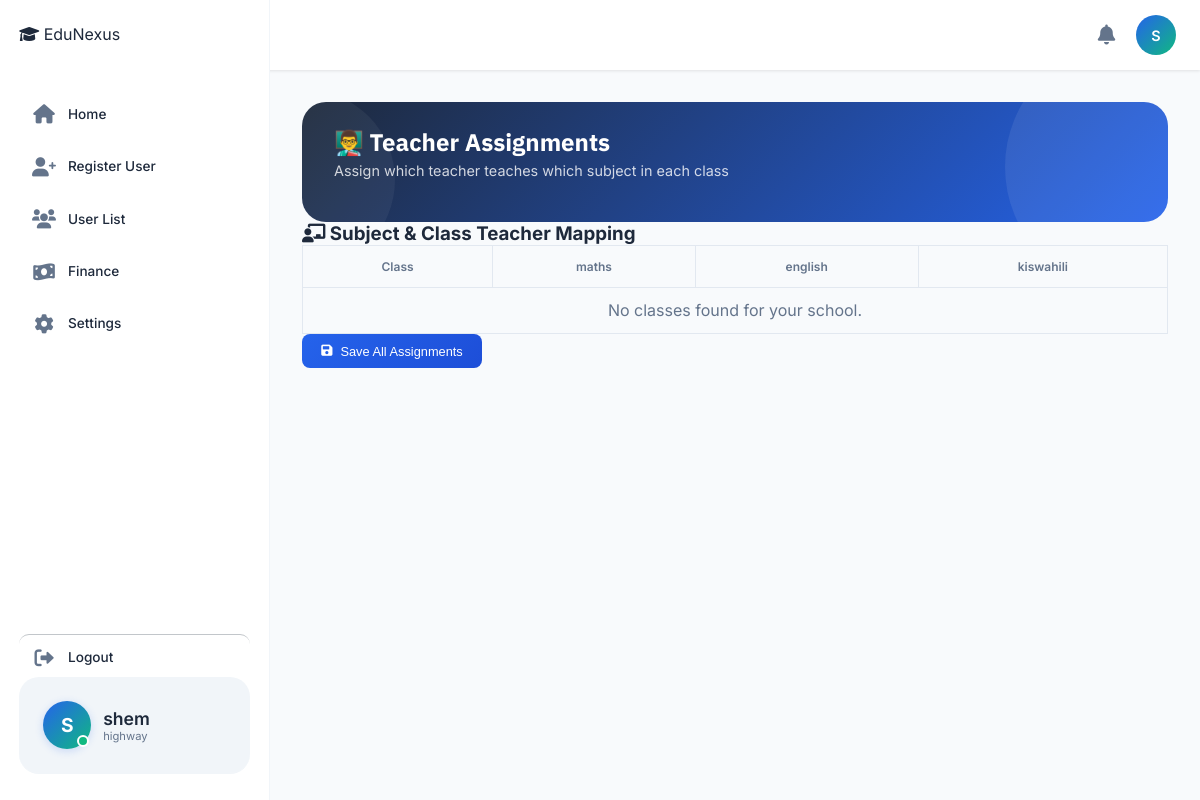
Page /allocations/ (signed in) on the committed database.
### accounts/models.py (models this page shows, shortened)
class User(AbstractUser):
    ROLE_CHOICES = (
        ('SUPER_ADMIN', 'super_Admin'),
        ('ADMIN', 'admin'),
        ('HEAD_TEACHER', 'Head Teacher'),
        ('BURSAR','Bursar'),
        ('SECRETARY', 'Secretary'),
        ('TEACHER', 'teacher'),
        ('STUDENT', 'student'),
        ('PARENT', 'parent')
    )
    objects = UserManager()
    login_id = models.CharField(max_length=100, unique=True, null=True, blank=True)
    admin_id = models.CharField(max_length=20, blank=True, null=True)
    role = models.CharField(max_length=20, choices=ROLE_CHOICES, default='STUDENT')
    is_approved = models.BooleanField(default=False)
    school = models.ForeignKey('School', on_delete=models.SET_NULL, null=True, blank=True, related_name='users')
    phone_number = models.CharField(max_length=15, unique=True, null=True, blank=True)
    id_number = models.CharField(max_length=20, blank=True, null=True)
    admission_number = models.CharField(max_length=20, blank=True, null=True)
    tsc_number = models.CharField(max_length=20, blank=True, null=True)
    is_first_login = models.BooleanField(default=True)

class School(models.Model):
    name = models.CharField(max_length=200)
    code = models.CharField(max_length=20, unique=True)
    email = models.EmailField()
    phone = models.CharField(max_length=15)
    address = models.TextField(blank=True, null=True)
    logo = models.ImageField(upload_to='school_logos/', blank=True, null=True)
    is_active = models.BooleanField(default=True)
    created_at = models.DateTimeField(auto_now_add=True)
    created_by = models.ForeignKey('User', on_delete=models.SET_NULL, null=True, blank=True, related_name='created_schools')
    class Meta:
        ordering = ['name']

### academic/models.py (models this page shows, shortened)
class Subject(models.Model):
    name = models.CharField(max_length=100)
    code = models.CharField(max_length=20, unique=True)
    description = models.TextField(blank=True, null=True)
    teacher = models.ForeignKey(
        'accounts.User',
        on_delete=models.SET_NULL,
        null=True,
        blank=True,
        limit_choices_to={'role': 'TEACHER'},
        related_name='subjects_taught'
    )

### academic/views.py (the view, shortened to what this page needs)
# urls.py: path('allocations/', views.subject_allocations, name='subject_allocations'),
def subject_allocations(request):
    if request.user.role not in ['ADMIN', 'HEAD_TEACHER']:
        messages.error(request, "Only Head Teacher can manage subject allocations.")
        return redirect('dashboard')
    school = request.user.school
    classrooms = Classroom.objects.filter(school=school)
    subjects = Subject.objects.all()
    teachers = Teacher.objects.filter(school=school)
    allocation_map = {}
    allocations = SubjectAllocation.objects.filter(school=school)
    for alloc in allocations:
        key = f"{alloc.classroom.id}_{alloc.subject.id}"
        allocation_map[key] = str(alloc.teacher.id)  # Store as string for comparison
    context = {
        'classrooms': classrooms,
        'subjects': subjects,
        'teachers': teachers,
        'allocation_map': allocation_map,
    }
    return render(request, 'academic/subject_allocations.html', context)

### finance/models.py (called while the page is built, shortened)
    def can_access_system(self):
        if self.status == 'ACTIVE':
            return True

### academic/templates/academic/subject_allocations.html (shortened to what this page needs)
{% extends 'base.html' %}
{% load static %}
{% block content %}
<div class="dashboard-header">
    <h1>👨‍🏫 Teacher Assignments</h1>
    <p>Assign which teacher teaches which subject in each class</p>
</div>
<div class="modern-card">
    <div class="card-header-modern">
        <h3><i class="fas fa-chalkboard-user"></i> Subject & Class Teacher Mapping</h3>
    </div>
    <form method="POST">
        <div class="table-responsive">
            <table class="allocation-table">
                <thead>
                    <tr>
                        <th>Class</th>
                        {% for subject in subjects %}
                            <th>{{ subject.name }}</th>
                        {% endfor %}
                    </tr>
                </thead>
                <tbody>
                    {% for classroom in classrooms %}
                    <tr>
                        <td class="class-cell"><strong>{{ classroom.name }} {% if classroom.stream %}({{ classroom.stream }}){% endif %}</strong></td>
                        {% for subject in subjects %}
                            {% with key=classroom.id|stringformat:"i"|add:"_"|add:subject.id|stringformat:"i" %}
                            <td>
                                <select name="teacher_{{ classroom.id }}_{{ subject.id }}" class="teacher-select">
                                    <option value="">-- Not Assigned --</option>
                                    {% for teacher in teachers %}
                                        <option value="{{ teacher.id }}">{{ teacher.name }}</option>
                                    {% endfor %}
                                </select>
                            </td>
                            {% endwith %}
                        {% endfor %}
                    </tr>
                    {% empty %}
                    <tr><td colspan="{{ subjects|length|add:1 }}" class="empty-state">No classes found for your school.</td></tr>
                    {% endfor %}
                </tbody>
            </table>
        </div>
        <div class="form-actions">
            <button type="submit" class="btn-primary"><i class="fas fa-save"></i> Save All Assignments</button>
        </div>
    </form>
</div>
{% endblock %}

### templates/base.html (shortened to what this page needs)
{% load static %}
{% load pwa %}
<!DOCTYPE html>
<html lang="en">
<head>
    <link rel="stylesheet" href="{% static 'css/style.css' %}">
    <link rel="stylesheet" href="https://cdnjs.cloudflare.com/ajax/libs/font-awesome/6.0.0-beta3/css/all.min.css">
</head>
<body>
    <nav class="top-nav">
        <div class="nav-left">
            <div class="logo-small">
            </div>
        </div>
        <div class="nav-right">
            <div class="notification-badge" id="notificationBell">
                <i class="fas fa-bell"></i>
            </div>
            <div class="profile-icon" id="profileIconBtn">
                <a href="{% url 'profile' %}" class="profile-icon" id="profileIconBtn" style="text-decoration: none;">
                <div class="avatar-circle">
                    {{ request.user.first_name|first|default:request.user.username|first|upper }}
                </div>
            </a>
            </div>
        </div>
    </nav>
<aside class="sidebar" id="sidebar">
    <div class="sidebar-header">
        <div class="logo">
            <i class="fas fa-graduation-cap"></i>
            <span>EduNexus</span>
        </div>
    </div>
    <nav class="sidebar-nav">
        <ul class="sidebar-menu">
            <li class="menu-item {% if request.resolver_match.url_name == 'dashboard' %}active{% endif %}"
                data-url="{% url 'dashboard' %}">
                <i class="fas fa-home"></i>
                <span>Home</span>
            </li>
            {% if request.user.role == 'ADMIN' %}
                <li class="menu-item" data-url="{% url 'register_page' %}">
                    <i class="fas fa-user-plus"></i>
                    <span>Register User</span>
                </li>
                <li class="menu-item" data-url="{% url 'user_list' %}">
                    <i class="fas fa-users"></i>
                    <span>User List</span>
                </li>
                <li class="menu-item" data-url="{% url 'payement_detail' %}">
                    <i class="fas fa-money-bill-wave"></i>
                    <span>Finance</span>
                </li>
            {% endif %}
            <li class="menu-item" data-url="{% url 'profile' %}">
                <i class="fas fa-cog"></i>
                <span>Settings</span>
            </li>
            <li class="menu-item" id="logoutBtn">
                <i class="fas fa-sign-out-alt"></i>
                <span>Logout</span>
            </li>
        </ul>
    </nav>
    <div class="sidebar-user">
        <div class="sidebar-avatar">
            <div class="avatar-large">
                {{ request.user.first_name|first|default:request.user.username|first|upper }}
            </div>
            <span class="online-dot"></span>
        </div>
        <div class="sidebar-user-info">
            <div class="user-name">{{ request.user.first_name|default:request.user.username }}</div>
            <div class="user-email">
                {% if request.user.role == 'SUPER_ADMIN' %}
                    Super Admin
                {% elif request.user.school %}
                    {{ request.user.school.name }}
                {% else %}
                    {{ request.user.get_role_display }}
                {% endif %}
            </div>
        </div>
    </div>
</aside>
    <main class="main-content">
        {% block content %}
        {% endblock %}
    </main>
</body>
</html>

### academic/templates/academic/subject_allocations.html (style rules this page uses)
.allocation-table { width: 100%; border-collapse: collapse; }
.allocation-table th { padding: 0.8rem; background: #f8fafc; font-size: 0.75rem; font-weight: 600; color: #64748b; text-align: center; border: 1px solid #e2e8f0; }
.allocation-table td { padding: 0.8rem; border: 1px solid #e2e8f0; text-align: center; }

### rows in the picture
User: user.first_name|first "S", user.first_name "shem", user.school.name "highway"
Subject: name "maths"
Subject: name "english"
Subject: name "kiswahili"
